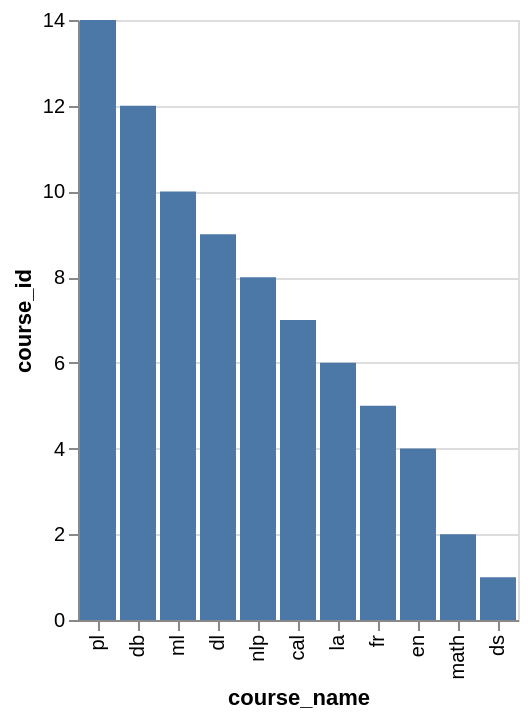

Source (Vega-Lite JSON):
### Vega-Lite specification from a JSON file in a GitHub repository (floating-point values rounded to 4 significant figures)
{"data": {"values": [{"x_data": "pl", "y_data": 14}, {"x_data": "db", "y_data": 12}, {"x_data": "ml", "y_data": 10}, {"x_data": "dl", "y_data": 9}, {"x_data": "nlp", "y_data": 8}, {"x_data": "cal", "y_data": 7}, {"x_data": "la", "y_data": 6}, {"x_data": "fr", "y_data": 5}, {"x_data": "en", "y_data": 4}, {"x_data": "math", "y_data": 2}, {"x_data": "ds", "y_data": 1}]}, "mark": "bar", "encoding": {"x": {"field": "x_data", "type": "nominal", "title": "course_name", "sort": {"op": "sum", "field": "y_data", "order": "descending"}}, "y": {"field": "y_data", "type": "quantitative", "title": "course_id"}}}
